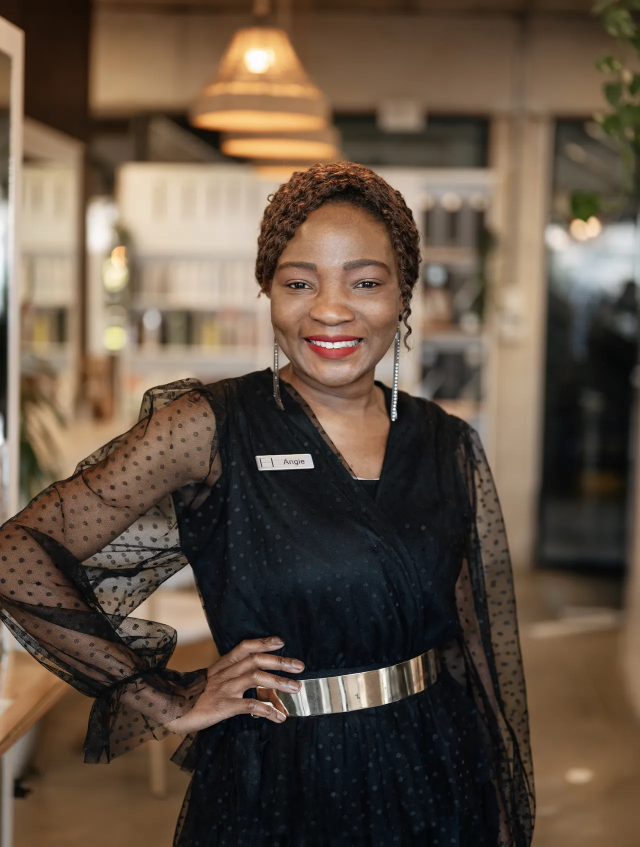
#> input picture frontend/src/assets/photos/angie-1280.webp, 1280 x 1693 px (shown at 1/2 size)
$ python -i photos.py   (imports and definitions only)
#> lines starting #> are read from the running program, lines starting #| are printed output that depends on the picture
#> further down, picture is the input picture: PIL image 1280x1693 RGB; mean R, G, B 97.8, 82.1, 67
"""
Photo pipeline for the Elite Hair & Beauty website.

Sources (kept outside the repository, on the work drive):
  live-site-photos/  the salon's own photography, downloaded from elitehair.co.za at full size
  stock-unsplash/    licence-free editorial images (Unsplash Licence) for the gaps the salon has no
                     photography for yet: the campaign hero, bridal and beauty treatments. They are used
                     on service pages only, never in the gallery, which shows the salon's own work.

Every photo is exported as WebP at up to three widths (-640, -1280 and, for full-bleed images, -2000; never
upscaled) into frontend/src/assets/photos, and frontend/src/content/photos.json records its size, alt text,
gallery categories, placeholder tone and (for stock) its credit.

The before/after screenshots are split at their dark "before | after" strip into two matching halves, so the
site can show them as a drag-to-compare slider.

To add or replace a photo: put the file in one of the source folders, add or edit its line below, then run
    python3 tools/photos.py
(Set ELITE_ASSETS to point at a different source folder.)
"""
import json
import os

from PIL import Image, ImageOps, ImageStat

ROOT = os.path.dirname(os.path.dirname(os.path.abspath(__file__)))
ASSETS = os.environ.get("ELITE_ASSETS", "/Volumes/Zet/Work/WEBSITES TO DO/Elite Hair and Beauty")
LIVE = os.path.join(ASSETS, "live-site-photos")
STOCK = os.path.join(ASSETS, "stock-unsplash")
OUT = os.path.join(ROOT, "frontend", "src", "assets", "photos")
MANIFEST = os.path.join(ROOT, "frontend", "src", "content", "photos.json")

# Gallery categories: transformations, colour, balayage, styling, nails, salon. [] = used on pages only.
# crop: (left, top, right, bottom) as fractions of the source. xl: also export a 2000px version.
P = {
    # --- The team (salon photography) ---------------------------------------------------------------
    "carla": dict(src="DSC_4096-copy.jpg", alt="Carla, owner and stylist, in the salon at Elite Hair & Beauty", crop=(0, 0.04, 1, 0.92)),
    "nikki": dict(src="DSCF2245.jpg", alt="Nikki, stylist at Elite Hair & Beauty"),
    "erin": dict(src="DSCF2257.jpg", alt="Erin, stylist at Elite Hair & Beauty"),
    "stacey": dict(src="Screenshot-2026-02-04-at-07.46.31.png", alt="Stacey, stylist at Elite Hair & Beauty"),
    "britney": dict(src="DSCF2247.jpg", alt="Britney, stylist at Elite Hair & Beauty"),
    "emma": dict(src="DSCF2254.jpg", alt="Emma, stylist at Elite Hair & Beauty"),
    "dane": dict(src="DSCF2242.jpg", alt="Dané, stylist at Elite Hair & Beauty"),
    "ilahm": dict(src="ilahm-2.jpg", alt="Ilahm, beautician at Elite Hair & Beauty", crop=(0.13, 0, 0.82, 1)),
    "megan": dict(src="Screenshot-2026-02-04-at-07.45.41.png", alt="Megan, health and beauty therapist at Elite Hair & Beauty"),
    "monique": dict(src="DSCF2259.jpg", alt="Monique, salon co-ordinator at Elite Hair & Beauty"),
    "sally": dict(src="Screenshot-2026-02-04-at-07.47.38.png", alt="Sally, blow-dry specialist at Elite Hair & Beauty"),
    "melody": dict(src="Screenshot-2026-02-04-at-07.47.12.png", alt="Melody, operator at Elite Hair & Beauty"),
    "rhina": dict(src="Screenshot-2026-02-04-at-07.47.04.png", alt="Rhina, operator at Elite Hair & Beauty"),
    "angie": dict(src="DSC_4164-copy.jpg", alt="Angie, operator at Elite Hair & Beauty", crop=(0, 0.04, 1, 0.92)),
    "carla-dylan": dict(src="WhatsApp-Image-2025-09-18-at-11.57.00_6199259f.jpg", alt="Carla and Dylan, the husband-and-wife team behind Elite Hair & Beauty"),
    "team": dict(src="team-pic-2.png", alt="The Elite Hair & Beauty team on the steps outside the salon at The1054, Walmer", xl=True),
    # --- In the salon --------------------------------------------------------------------------------
    "nails-at-elite": dict(src="19-2022-1-scaled.jpg", alt="A nail technician at work at the Elite nail bar", cats=["nails"]),
    "blowdry-at-elite": dict(src="21-22-scaled.jpg", alt="A stylist finishing a blow-dry in the salon", cats=["styling"]),
    "salon-lounge": dict(src="IMG_4419.jpg", alt="The welcome lounge: rattan pendant lights, cream chairs and the Elite retail wall", cats=["salon"], xl=True),
    "salon-palms": dict(src="IMG_4425.jpg", alt="A styling station against the palm-leaf feature wall", cats=["salon"]),
    "salon-retail": dict(src="IMG_4428.jpg", alt="The retail wall stocked with professional hair care beneath the Elite Hair & Beauty sign", cats=["salon"]),
    "salon-reception": dict(src="IMG_4397.jpg", alt="Reception and the Elite Hair & Beauty welcome desk", cats=["salon"], xl=True),
    "salon-floor": dict(src="IMG_4393.jpg", alt="Styling chairs and round mirrors on the salon floor", cats=["salon"]),
    "salon-stations": dict(src="IMG_4401.jpg", alt="Styling stations with shelving, plants and pendant lights", cats=["salon"]),
    "salon-light": dict(src="IMG_4404.jpg", alt="The salon floor in afternoon light", cats=["salon"]),
    "salon-mirrors": dict(src="IMG_4421.jpg", alt="Mirrored styling stations along the salon", cats=["salon"]),
    "salon-wide": dict(src="IMG_4422.jpg", alt="The open-plan salon at The1054 in Walmer", cats=["salon"]),
    "salon-working": dict(src="IMG_4423.jpg", alt="Stylists at work on the salon floor", cats=["salon"]),
    "salon-lounge-side": dict(src="IMG_4420.jpg", alt="The lounge and nail bar beside the retail wall", cats=["salon"]),
    "nail-bar": dict(src="IMG_4413.jpg", alt="A nail station by the window, with a wall of polish colours", cats=["nails"]),
    "nail-bar-colour": dict(src="IMG_4411.jpg", alt="The nail bar and its wall of polish beside the salon floor", cats=["nails"]),
    "salon-desk": dict(src="IMG_4412.jpg", alt="The Elite Hair & Beauty desk at the entrance", cats=["salon"]),
    "salon-entrance": dict(src="IMG_4417.jpg", alt="The glass entrance of Elite Hair & Beauty, unit 02 at The1054", cats=["salon"]),
    "salon-exterior": dict(src="IMG_4410.jpg", alt="Outside Elite Hair & Beauty at The1054, with Nioxin, Wella and Kadus window displays", cats=["salon"]),
    "salon-1054": dict(src="IMG_4418.jpg", alt="The1054 building, home of Elite Hair & Beauty on Main Road, Walmer", cats=["salon"]),
    # --- Stock: editorial imagery for the gaps (Unsplash Licence) -------------------------------------
    "hero": dict(src="hero-terracotta.jpg", stock=True, alt="A woman with glossy dark hair in motion, looking over her shoulder against a warm terracotta wall", xl=True, credit="3q08gnmPBko"),
    "editorial-blonde": dict(src="editorial-blonde.jpg", stock=True, alt="A woman with long, soft blonde waves in a black top", xl=True, credit="et_78QkMMQs"),
    "colour-waves": dict(src="colour-waves.jpg", stock=True, alt="Two women seen from behind, one with golden blonde waves and one with warm brunette waves", xl=True, credit="RpFQdgJ9gQw"),
    "sleek-bob": dict(src="sleek-bob.jpg", stock=True, alt="A glossy, precision-cut brunette bob seen from behind", credit="TcWwRcf92GY", crop=(0, 0.12, 1, 0.82)),
    "blowdry-brush": dict(src="blowdry-brush.jpg", stock=True, alt="A round brush smoothing long blonde hair during a blow-dry", credit="ezCE4"),
    "blowdry-salon": dict(src="blowdry-salon.jpg", stock=True, alt="A stylist blow-drying a client's hair with a round brush", xl=True, credit="FkAZqQJTbXM"),
    "hair-motion": dict(src="hair-motion-bw.jpg", stock=True, alt="A black-and-white portrait of a woman with hair caught in motion", credit="VFZF_pzTVBA"),
    "lashes": dict(src="lashes.jpg", stock=True, alt="A therapist applying lash extensions", credit="sRSRuxkOuzI"),
    "eye-makeup": dict(src="eye-makeup.jpg", stock=True, alt="Close-up of eyeshadow being blended with a fine brush", credit="aJ4DWng"),
    "nails-mauve": dict(src="nails-mauve.jpg", stock=True, alt="Hands with a mauve, white and silver manicure on soft knit", credit="1vzVds"),
    "nails-blush": dict(src="nails-blush.jpg", stock=True, alt="A hand with a soft blush manicure resting on cream fabric", credit="vtQHwU4F13s", crop=(0, 0.1, 1, 0.9)),
    "facial": dict(src="facial.jpg", stock=True, alt="A woman relaxing during a facial treatment", xl=True, credit="PqyzuzFiQfY"),
    "massage": dict(src="massage-candle.jpg", stock=True, alt="Hands giving a calming facial massage by candlelight", xl=True, credit="WAm_HaI4W2E"),
    "bridal-vine": dict(src="bridal-crystal-vine.jpg", stock=True, alt="A bride's loose waves woven with a crystal hair vine, seen from behind", xl=True, credit="yq2zyWLzaR0"),
    "bridal-braid": dict(src="bridal-braid-veil.jpg", stock=True, alt="A braided bridal updo with pearl pins and a veil", credit="ZgdAGqdFDd0"),
    "bridal-veil": dict(src="bridal-veil-headpiece.jpg", stock=True, alt="A bride with a jewelled headpiece and sheer veil, seen from behind", xl=True, credit="nKsev-cGRuA"),
    "bridal-chignon": dict(src="bridal-chignon-pearls.jpg", stock=True, alt="A low blonde chignon finished with pearl pins", credit="jJr6EJrf124"),
    "bridal-laughing": dict(src="bridal-laughing-bw.jpg", stock=True, alt="A laughing bride with soft waves and a veil, in black and white", credit="Q4otPDG3NTQ"),
    "bridal-ready": dict(src="bridal-getting-ready.jpg", stock=True, alt="A bride being laced into her gown on the morning of the wedding", xl=True, credit="BPwR5_GSe0"),
    "bridal-makeup": dict(src="bridal-makeup.jpg", stock=True, alt="A make-up artist applying blush to a bride in a satin robe", credit="tKUG1Ckuryw"),
    "bridal-updo": dict(src="bridal-updo-stylist.jpg", stock=True, alt="A stylist setting a sculpted bridal updo with a jewelled pin", xl=True, credit="EEo_VkcATgw"),
}

# Before & after (salon screenshots, split at the strip). tags: gallery categories besides "transformations".
BA = [
    ("Screenshot-2025-02-25-at-11.12.16.png", "Wavy dark-blonde hair", "Bright, blended blonde balayage", ["balayage", "colour"]),
    ("Screenshot-2025-02-25-at-11.25.59.png", "Long, flat brunette hair", "Glossy, defined brunette waves", ["styling"]),
    ("Screenshot-2025-02-26-at-14.02.53.png", "Brassy blonde lengths", "Cool, icy blonde, sleek and straight", ["colour"]),
    ("Screenshot-2025-02-26-at-14.03.16.png", "Dark brunette lengths", "Soft blonde balayage with loose waves", ["balayage"]),
    ("Screenshot-2025-02-26-at-14.03.32.png", "Brown hair with grown-out ends", "Light, even all-over blonde", ["colour"]),
    ("Screenshot-2025-02-26-at-14.03.49.png", "Faded light-brown lengths", "Rich, glossy dark brunette", ["colour"]),
    ("Screenshot-2025-02-26-at-14.04.08.png", "Solid black hair", "Caramel balayage with soft movement", ["balayage"]),
    ("Screenshot-2025-02-26-at-14.04.24.png", "Faded orange curls", "Vivid copper curls", ["colour", "styling"]),
    ("Screenshot-2025-02-26-at-14.04.43.png", "Long blonde lengths", "Warm brunette with defined waves", ["colour", "styling"]),
]

WIDTHS = (640, 1280)
XL = 2000


def tone(img):
    r, g, b = img.resize((1, 1), Image.Resampling.BOX).getpixel((0, 0))[:3]
    return f"#{r:02x}{g:02x}{b:02x}"


# [19 lines left out: functions export, open_img, not called in this run]


def split_before_after(img):
    """Find the dark grey strip in the middle of the screenshot and return (before, after) halves of equal size."""
    w, h = img.size
#> w = 1280; h = 1693
    gray = img.convert("L").resize((w // 2, h // 4))
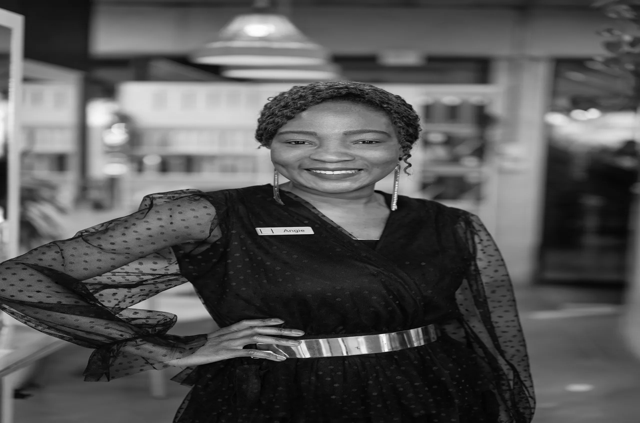
#> gray: PIL image 640x423 L; min 0, max 255, mean 85
    W, H = gray.size
#> W = 640; H = 423
    px = gray.load()
    def is_strip(x):
#> called with x = 192
        col = [px[x, y] for y in range(H // 5, 4 * H // 5)]
#> col = 254 values, max 216 at index 30, min 10 at index 198, mean 122.9
        mean = sum(col) / len(col)
#> mean = 122.9
        var = sum((c - mean) ** 2 for c in col) / len(col)
#> var = 4597.2
        return 40 < mean < 90 and var < 120
    mid = [x for x in range(int(W * 0.3), int(W * 0.7)) if is_strip(x)]
#> mid = []
#> (the run stopped early here; a loop or call above may not have finished)

$ run again, on frontend/src/assets/photos/ba4-before-640.webp
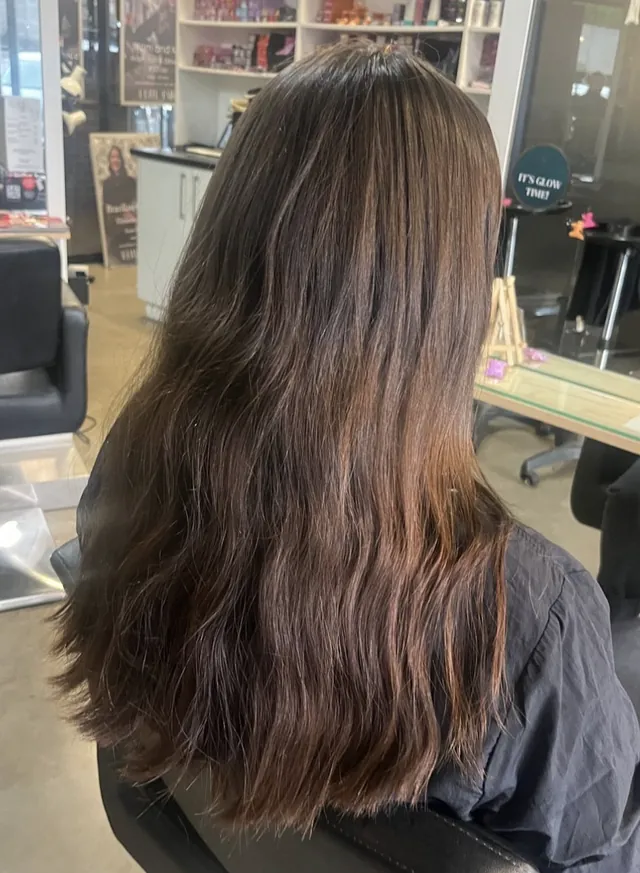
#> input picture frontend/src/assets/photos/ba4-before-640.webp, 640 x 873 px
#> picture is the input picture: PIL image 640x873 RGB; mean R, G, B 103.9, 94.4, 86.1
#> in split_before_after, `gray = img.convert("L").resize((w // 2, h // 4))`:
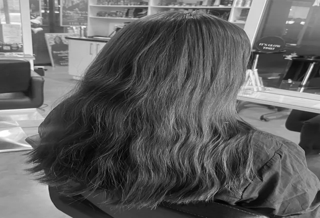
#> gray: PIL image 320x218 L; min 2, max 255, mean 96.3
#> col = 131 values, max 185 at index 0, min 10 at index 103, mean 56.38
#> mean = 56.38
#> var = 1850.9
#> mid = []

$ run again, on frontend/src/assets/photos/ba5-before-1280.webp
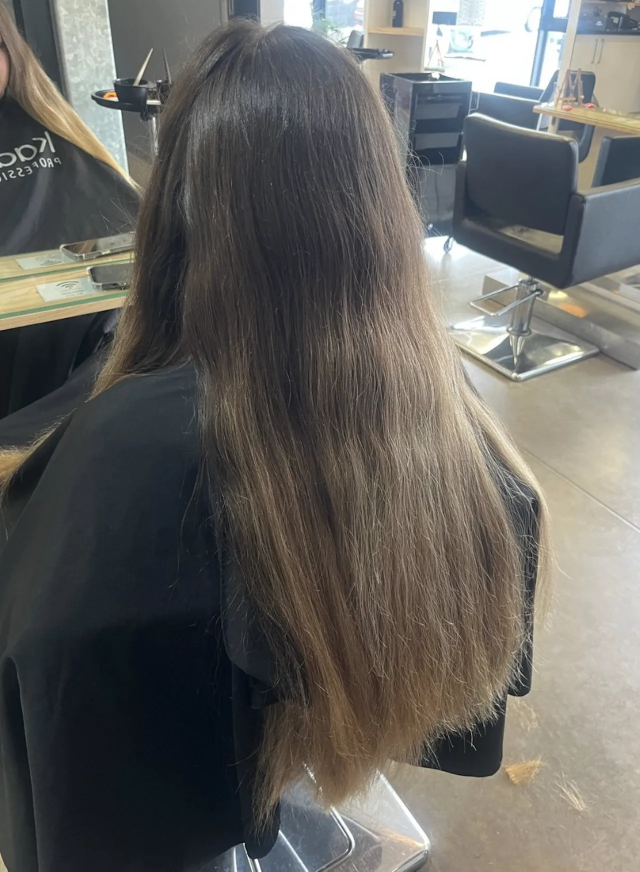
#> input picture frontend/src/assets/photos/ba5-before-1280.webp, 1280 x 1743 px (shown at 1/2 size)
#> picture is the input picture: PIL image 1280x1743 RGB; mean R, G, B 100.9, 99.5, 95.3
#> in split_before_after, `gray = img.convert("L").resize((w // 2, h // 4))`:
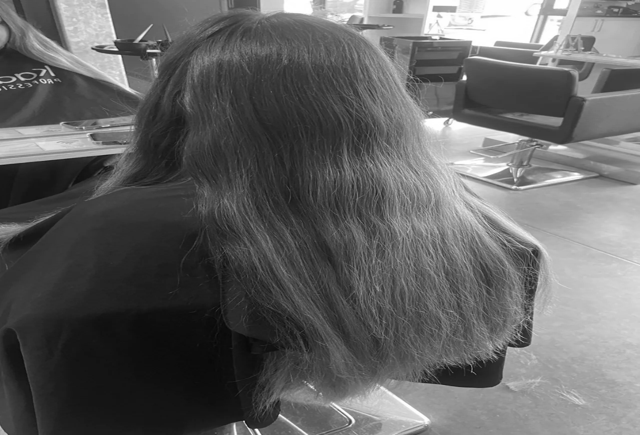
#> gray: PIL image 640x435 L; min 7, max 255, mean 99.4
#> col = 261 values, max 93 at index 4, min 12 at index 248, mean 44.25
#> mean = 44.25
#> var = 413.9
#> mid = [309, 313, 314, 317]
#> left = 618; right = 636
#> in split_before_after, `after = after.crop((0, 0, cw, h))`:
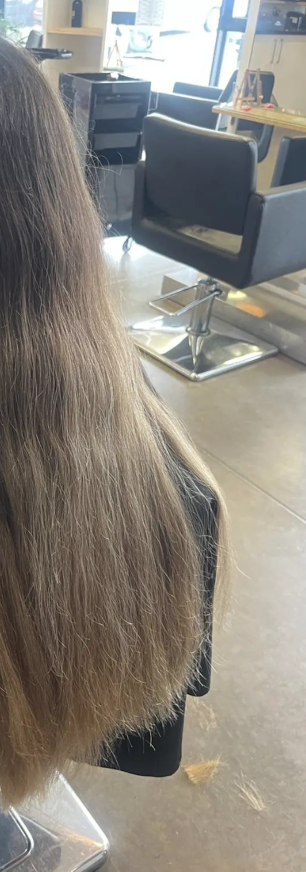
#> after: PIL image 612x1743 RGB (shown at 1/2 size); mean R, G, B 138.6, 133.8, 125.7
